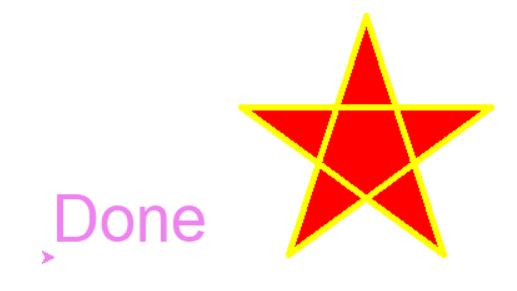

The Python source for this figure:
# coding=utf-8
import turtle
import time

turtle.pensize(5)
turtle.pencolor("yellow")
turtle.fillcolor("red")

turtle.begin_fill()
for _ in range(5):
	turtle.forward(200)
	turtle.right(144)
turtle.end_fill()
time.sleep(2)

turtle.penup()
turtle.goto(-150, -120)
turtle.color("violet")
turtle.write("Done", font=('Arial', 40, 'normal'))

turtle.mainloop()
